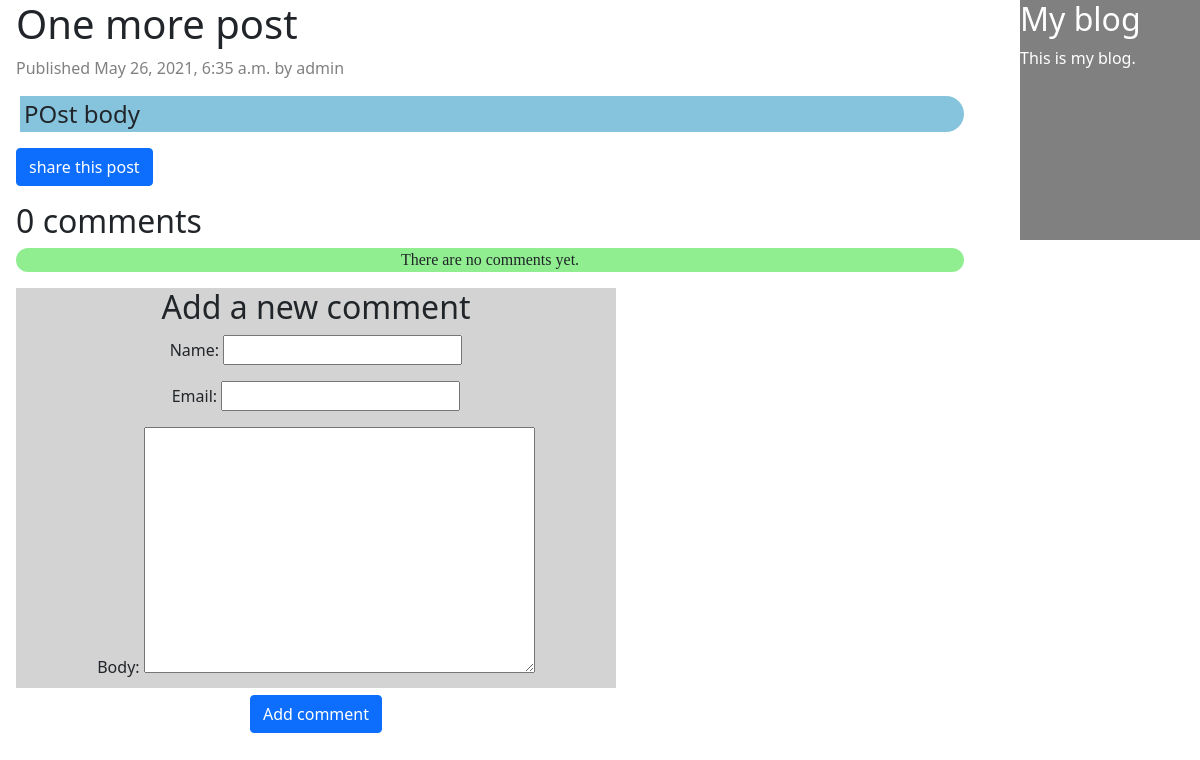
The app's page /blog/2021/5/26/one-more-post/ with its own data.
### blog/models.py (models this page shows, shortened)
class Post(models.Model):
    STATUS_CHOICES = (('draft', 'Draft'),('published', 'Published'),)
    title = models.CharField(max_length=250)
    slug = models.SlugField(max_length=250,unique_for_date='publish')
    author = models.ForeignKey(User,on_delete=models.CASCADE,related_name='blog_posts')
    body = models.TextField()
    publish = models.DateTimeField(default=timezone.now)
    created = models.DateTimeField(auto_now_add=True)
    updated = models.DateTimeField(auto_now=True)
    status = models.CharField(max_length=10,choices=STATUS_CHOICES,default='draft')
    objects = models.Manager()
    published = PublishedManager()

### blog/views.py (the view)
# urls.py: path('<int:year>/<int:month>/<int:day>/<slug:post>/',views.post_detail,name='post_detail'),
def post_detail(request, year, month, day, post):
    post = get_object_or_404(Post, slug=post,
                            status='published',
                            publish__year=year,
                            publish__month=month,
                            publish__day=day)
    comments = post.comments.filter(active=True)
    new_comment = None
    if request.method == 'POST':
        comment_form = CommentForm(data=request.POST)
        if comment_form.is_valid():
            new_comment = comment_form.save(commit=False)
            new_comment.post = post
            new_comment.save()
    else:
        comment_form = CommentForm()
    return render(request,'blog/post/detail.html',{'post':post,'comments': comments,
                    'new_comment': new_comment,
                    'comment_form': comment_form})

### blog/forms.py
class CommentForm(forms.ModelForm):
    class Meta:
        model = Comment
        fields = ('name', 'email', 'body')

### blog/templates/blog/post/detail.html (shortened to what this page needs)
{% extends "blog/base.html" %}
{% block content %}
<div class=main-content >
<h1>{{ post.title }}</h1>
<p class="date">
Published {{ post.publish }} by {{ post.author }}
</p>
<div class="box main-content box-content">{{ post.body|linebreaks }}</div>
<p>
    <a class="btn btn-primary" href="{% url 'blog:post_share' post.id %}">
        share this post
    </a>
</p>
    {% with comments.count as total_comments %}
        <h2>
        {{ total_comments }} comment{{ total_comments|pluralize }}
        </h2>
    {%endwith %}
    <div class="comment">
    {% for comment in comments %}
        <p class="info">
        Comment {{ forloop.counter }} by {{ comment.name }}
        {{ comment.created }}
        </p>
        {{ comment.body|linebreaks }}
    {% empty %}
    <p>There are no comments yet.</p>
{% endfor %}
</div>
{% if new_comment %}
    <h2>Your comment has been added</h2>
{% else %}
<div class=comment-box>
    <h2>Add a new comment</h2>
    <form action="." method="post">
    {{ comment_form.as_p }}
    <p><input type="submit" value="Add comment" class="btn btn-primary"></p>
    </form>
</div>
{% endif %}
</div>
{% endblock %}

### blog/static/blog/style.css (style rules this page uses)
.main-content .box-content { font-size:1.5em; word-wrap:break-word; }
.date { font-size:1rem; color:gray; }
.main-content { margin: 0px 0px 0px 4px; padding:0px 0px 0px 4px; }
.box { background-color:rgb(134, 196, 221); border-radius:0em 1em 1em 0em ; }
.main-content .comment-box { width:50vw; height:50vh; }
.comment { background-color:lightgreen; border-radius:1em 1em 1em 1em ; text-align: center; font-family:cursive; }
.comment-box { background-color:lightgray; text-align: center; }

### records on screen
Post: publish "May 26, 2021, 6:35 a.m.", author "admin", body "POst body"

### other values on screen
{{ total_comments }} "0"
